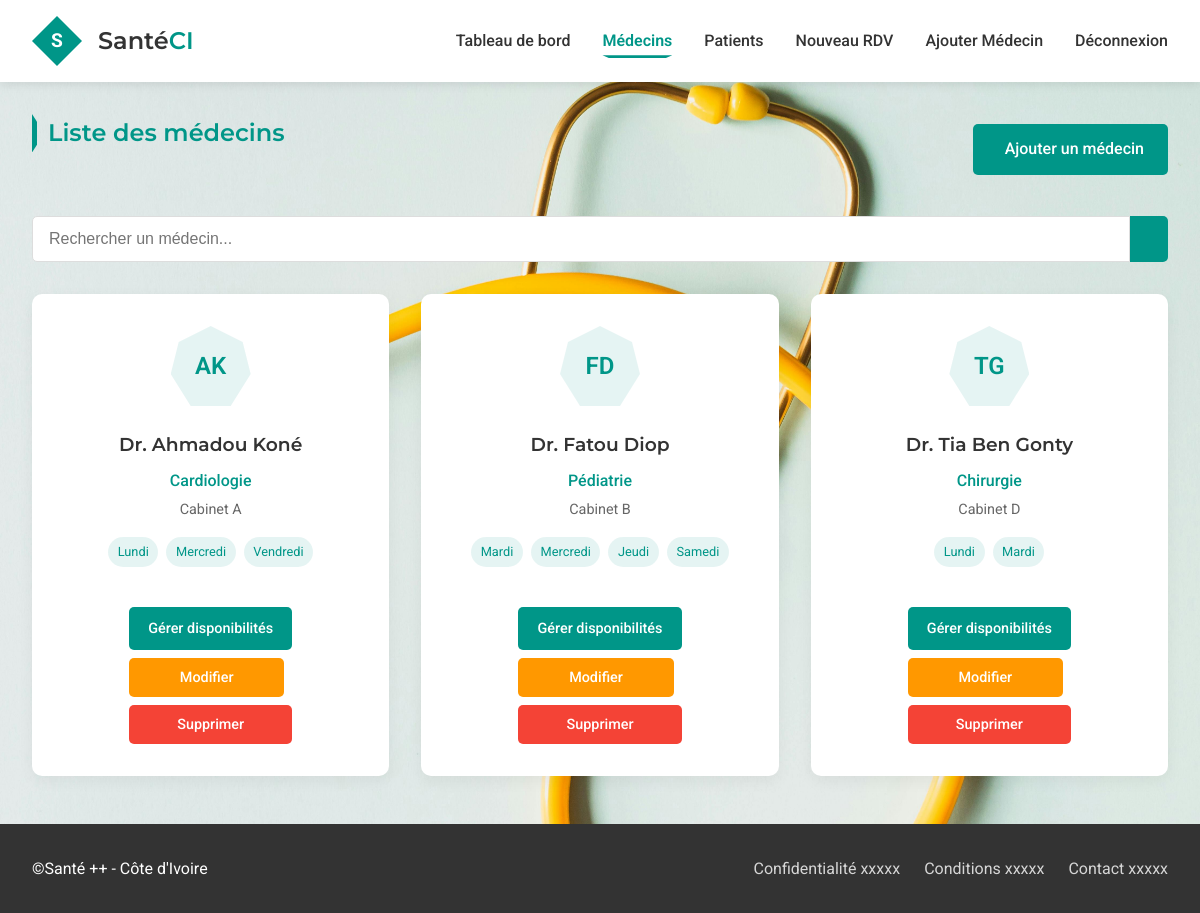
The page /medecins (signed in) on the database its author committed.
### app.py (models this page shows, shortened)
class Medecin(db.Model):
    id = db.Column(db.Integer, primary_key=True)
    nom = db.Column(db.String(100), nullable=False)
    prenom = db.Column(db.String(100), nullable=False)
    specialite = db.Column(db.String(100), nullable=False)
    cabinet = db.Column(db.String(100), nullable=False)
    disponibilites = db.Column(db.String(200))  # Stocké comme string séparé par des virgules
    rendez_vous = db.relationship('RendezVous', backref='medecin', lazy=True)
    def get_disponibilites_list(self):
        if self.disponibilites:
            return self.disponibilites.split(',')
        return []

### app.py (the view)
@app.route('/medecins')
def liste_medecins():
    if 'logged_in' not in session:
        return redirect(url_for('login'))
    medecins = Medecin.query.all()
    medecins_display = []
    for m in medecins:
        medecins_display.append({
            'id': m.id,
            'nom': m.nom,
            'prenom': m.prenom,
            'specialite': m.specialite,
            'cabinet': m.cabinet,
            'disponibilites': m.get_disponibilites_list()
        })
    return render_template('medecins.html', medecins=medecins_display)

### templates/medecins.html (shortened to what this page needs)
{% extends "base.html" %}
{% block content %}
<section class="medecins-section">
    <div class="section-header">
        <h2 class="section-title">Liste des médecins</h2>
        <a href="{{ url_for('ajouter_medecin') }}" class="btn-primary">
            Ajouter un médecin
        </a>
    </div>
    <div class="search-bar">
        <input type="text" placeholder="Rechercher un médecin..." class="search-input">
        <button class="search-btn"></button>
    </div>
    <div class="medecins-grid">
        {% for medecin in medecins %}
        <div class="medecin-card animate-float" style="--delay: {{ loop.index0 * 0.1 }}s">
            <div class="medecin-avatar">
                <div class="avatar-shape">
                    {{ medecin.prenom[0] }}{{ medecin.nom[0] }}
                </div>
            </div>
            <div class="medecin-info">
                <h3>Dr. {{ medecin.prenom }} {{ medecin.nom }}</h3>
                <p class="specialite">{{ medecin.specialite }}</p>
                <p class="cabinet">{{ medecin.cabinet }}</p>
                <div class="dispo-badges">
                    {% for jour in medecin.disponibilites %}
                    <span class="dispo-badge">{{ jour }}</span>
                    {% endfor %}
                </div>
            </div>
            <div class="card-actions">
                <a href="{{ url_for('disponibilite', id=medecin.id) }}" class="btn-dispo">Gérer disponibilités</a>
                <a href="{{ url_for('modifier_medecin', id=medecin.id) }}" class="btn-modifier">Modifier</a>
                <a href="{{ url_for('supprimer_medecin', id=medecin.id) }}" class="btn-supprimer" onclick="return confirm('Êtes-vous sûr de vouloir supprimer ce médecin ?')">Supprimer</a>
            </div>
        </div>
        {% endfor %}
    </div>
</section>
{% endblock %}

### templates/base.html (shortened to what this page needs)
 <!DOCTYPE html>
<html lang="fr">
<head>
    <link rel="stylesheet" href="{{ url_for('static', filename='css/style.css') }}">
</head>
<body>
    <header>
        <div class="header-container">
            <div class="logo">
                <div class="logo-shape">
                    <span>S</span>
                </div>
                <h1>Santé<span>CI</span></h1>
            </div>
            <nav>
                <ul>
                    <li><a href="{{ url_for('dashboard') }}" class="{{ 'active' if request.endpoint == 'dashboard' else '' }}">Tableau de bord</a></li>
                    <li><a href="{{ url_for('liste_medecins') }}" class="{{ 'active' if request.endpoint == 'liste_medecins' else '' }}">Médecins</a></li>
                    <li><a href="{{ url_for('liste_patients') }}" class="{{ 'active' if request.endpoint == 'liste_patients' else '' }}">Patients</a></li>
                    <li><a href="{{ url_for('ajouter_rendez_vous') }}" class="{{ 'active' if request.endpoint == 'ajouter_rendez_vous' else '' }}">Nouveau RDV</a></li>
                    <li><a href="{{ url_for('ajouter_medecin') }}" class="{{ 'active' if request.endpoint == 'ajouter_medecin' else '' }}">Ajouter Médecin</a></li>
                    {% if 'logged_in' in session %}
                    <li><a href="{{ url_for('logout') }}">Déconnexion</a></li>
                    {% endif %}
                </ul>
            </nav>
        </div>
    </header>
    <main>
        {% block content %}{% endblock %}
    </main>
    <footer>
        <div class="footer-container">
            <p>&copy;Santé ++ - Côte d'Ivoire</p>
            <div class="footer-links">
                <a href="#">Confidentialité xxxxx</a>
                <a href="#">Conditions xxxxx</a>
                <a href="#">Contact xxxxx</a>
            </div>
        </div>
    </footer>
</body>
</html>

### rows shown on the page
Medecin: prenom "A", nom "K", prenom "Ahmadou", nom "Koné", specialite "Cardiologie", cabinet "Cabinet A", disponibilites "Lundi" "Mercredi" "Vendredi"
Medecin: prenom "F", nom "D", prenom "Fatou", nom "Diop", specialite "Pédiatrie", cabinet "Cabinet B", disponibilites "Mardi" "Mercredi" "Jeudi" "Samedi"
Medecin: prenom "T", nom "G", prenom "Tia Ben", nom "Gonty", specialite "Chirurgie", cabinet "Cabinet D", disponibilites "Lundi" "Mardi"
